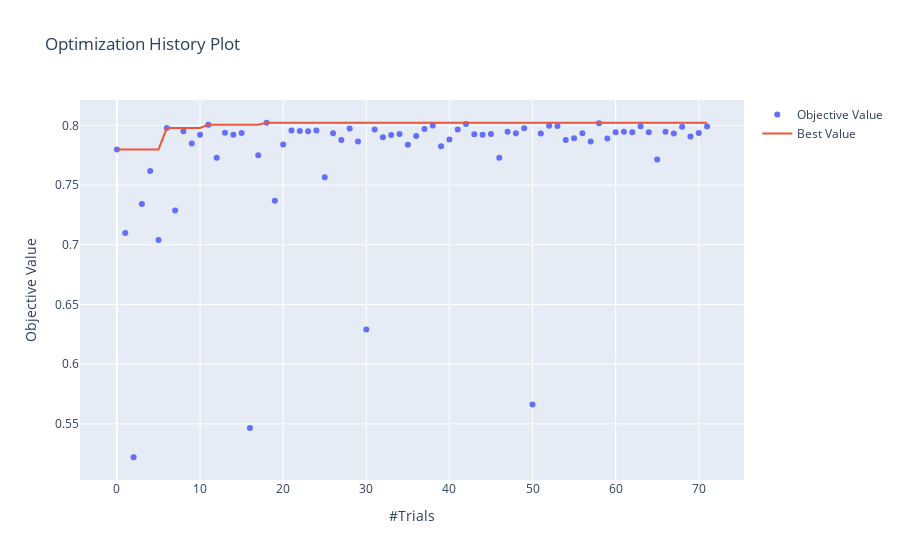

Notebook source saved alongside this figure:
### Code cell
optuna.visualization.plot_optimization_history(study)
